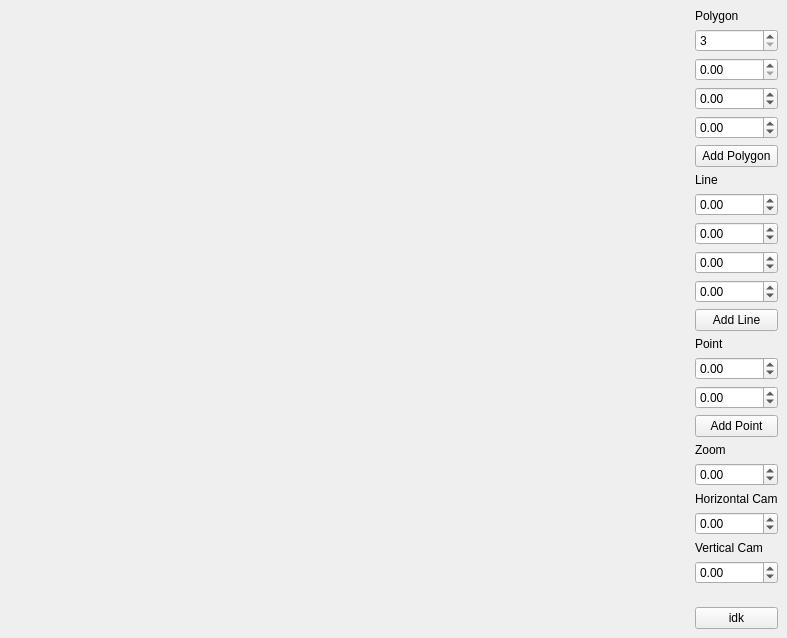
<?xml version="1.0" encoding="UTF-8"?>
<ui version="4.0">
 <class>MainWindow</class>
 <widget class="QMainWindow" name="MainWindow">
  <property name="windowModality">
   <enum>Qt::ApplicationModal</enum>
  </property>
  <property name="geometry">
   <rect>
    <x>0</x>
    <y>0</y>
    <width>787</width>
    <height>638</height>
   </rect>
  </property>
  <property name="windowTitle">
   <string>MainWindow</string>
  </property>
  <widget class="QWidget" name="centralwidget">
   <layout class="QHBoxLayout" name="horizontalLayout">
    <item>
     <widget class="GLWidget" name="widget" native="true">
      <property name="sizePolicy">
       <sizepolicy hsizetype="Expanding" vsizetype="Preferred">
        <horstretch>0</horstretch>
        <verstretch>0</verstretch>
       </sizepolicy>
      </property>
     </widget>
    </item>
    <item>
     <layout class="QVBoxLayout" name="verticalLayout">
      <item>
       <widget class="QLabel" name="label">
        <property name="text">
         <string>Polygon</string>
        </property>
       </widget>
      </item>
      <item>
       <widget class="QSpinBox" name="polygonsides">
        <property name="minimum">
         <number>3</number>
        </property>
       </widget>
      </item>
      <item>
       <widget class="QDoubleSpinBox" name="polygonradius">
        <property name="minimum">
         <double>0.000000000000000</double>
        </property>
        <property name="singleStep">
         <double>0.100000000000000</double>
        </property>
       </widget>
      </item>
      <item>
       <widget class="QDoubleSpinBox" name="polygonx">
        <property name="minimum">
         <double>-99.989999999999995</double>
        </property>
        <property name="singleStep">
         <double>0.100000000000000</double>
        </property>
       </widget>
      </item>
      <item>
       <widget class="QDoubleSpinBox" name="polygony">
        <property name="minimum">
         <double>-99.989999999999995</double>
        </property>
        <property name="singleStep">
         <double>0.100000000000000</double>
        </property>
       </widget>
      </item>
      <item>
       <widget class="QPushButton" name="addpolygon">
        <property name="text">
         <string>Add Polygon</string>
        </property>
       </widget>
      </item>
      <item>
       <widget class="QLabel" name="label_2">
        <property name="text">
         <string>Line</string>
        </property>
       </widget>
      </item>
      <item>
       <widget class="QDoubleSpinBox" name="linex1">
        <property name="minimum">
         <double>-99.989999999999995</double>
        </property>
        <property name="singleStep">
         <double>0.100000000000000</double>
        </property>
       </widget>
      </item>
      <item>
       <widget class="QDoubleSpinBox" name="liney1">
        <property name="minimum">
         <double>-99.989999999999995</double>
        </property>
        <property name="singleStep">
         <double>0.100000000000000</double>
        </property>
       </widget>
      </item>
      <item>
       <widget class="QDoubleSpinBox" name="linex2">
        <property name="minimum">
         <double>-99.989999999999995</double>
        </property>
        <property name="singleStep">
         <double>0.100000000000000</double>
        </property>
       </widget>
      </item>
      <item>
       <widget class="QDoubleSpinBox" name="liney2">
        <property name="minimum">
         <double>-99.989999999999995</double>
        </property>
        <property name="singleStep">
         <double>0.100000000000000</double>
        </property>
       </widget>
      </item>
      <item>
       <widget class="QPushButton" name="addline">
        <property name="text">
         <string>Add Line</string>
        </property>
       </widget>
      </item>
      <item>
       <widget class="QLabel" name="label_3">
        <property name="text">
         <string>Point</string>
        </property>
       </widget>
      </item>
      <item>
       <widget class="QDoubleSpinBox" name="pointx">
        <property name="minimum">
         <double>-99.989999999999995</double>
        </property>
        <property name="singleStep">
         <double>0.100000000000000</double>
        </property>
       </widget>
      </item>
      <item>
       <widget class="QDoubleSpinBox" name="pointy">
        <property name="minimum">
         <double>-99.989999999999995</double>
        </property>
        <property name="singleStep">
         <double>0.100000000000000</double>
        </property>
       </widget>
      </item>
      <item>
       <widget class="QPushButton" name="addpoint">
        <property name="text">
         <string>Add Point</string>
        </property>
       </widget>
      </item>
      <item>
       <widget class="QLabel" name="label_4">
        <property name="text">
         <string>Zoom</string>
        </property>
       </widget>
      </item>
      <item>
       <widget class="QDoubleSpinBox" name="zoom">
        <property name="minimum">
         <double>-99.000000000000000</double>
        </property>
        <property name="singleStep">
         <double>0.010000000000000</double>
        </property>
        <property name="value">
         <double>0.000000000000000</double>
        </property>
       </widget>
      </item>
      <item>
       <widget class="QLabel" name="label_6">
        <property name="text">
         <string>Horizontal Cam</string>
        </property>
       </widget>
      </item>
      <item>
       <widget class="QDoubleSpinBox" name="horcam">
        <property name="minimum">
         <double>-99.000000000000000</double>
        </property>
        <property name="singleStep">
         <double>0.010000000000000</double>
        </property>
       </widget>
      </item>
      <item>
       <widget class="QLabel" name="label_5">
        <property name="text">
         <string>Vertical Cam</string>
        </property>
       </widget>
      </item>
      <item>
       <widget class="QDoubleSpinBox" name="vercam">
        <property name="minimum">
         <double>-99.000000000000000</double>
        </property>
        <property name="singleStep">
         <double>0.010000000000000</double>
        </property>
       </widget>
      </item>
      <item>
       <spacer name="verticalSpacer">
        <property name="orientation">
         <enum>Qt::Vertical</enum>
        </property>
        <property name="sizeHint" stdset="0">
         <size>
          <width>20</width>
          <height>40</height>
         </size>
        </property>
       </spacer>
      </item>
      <item>
       <widget class="QPushButton" name="fun">
        <property name="text">
         <string>idk</string>
        </property>
       </widget>
      </item>
     </layout>
    </item>
   </layout>
  </widget>
 </widget>
 <customwidgets>
  <customwidget>
   <class>GLWidget</class>
   <extends>QWidget</extends>
   <header>glwidget.h</header>
   <container>1</container>
   <slots>
    <slot>alterarRaio(double)</slot>
    <slot>alterarLado(int)</slot>
    <slot>Mudar()</slot>
   </slots>
  </customwidget>
 </customwidgets>
 <resources/>
 <connections/>
</ui>
